Frame 1 (no input): blank canvas, image omitted
Frame 60 (the mouse pressed at the canvas centre just before this capture): blank canvas, image omitted
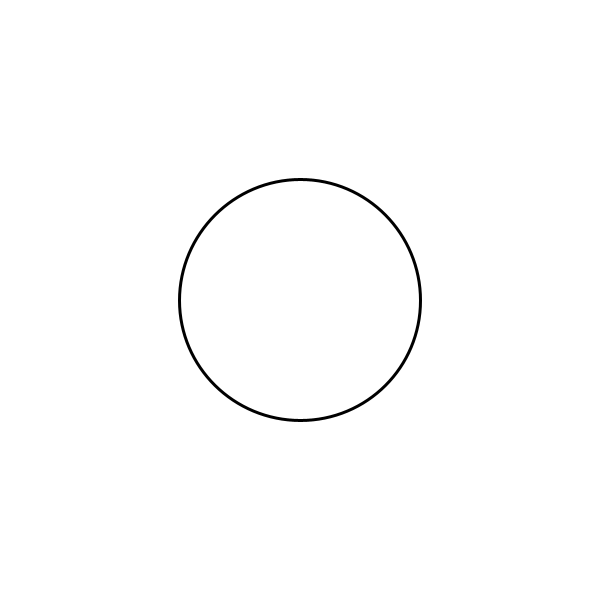
Frame 120 (the mouse held since frame 60 and released just before this capture)

The Processing sketch whose frames 1 and 60 were blank and that drew this single picture after the mouse press (run headless with seeded random() and noise(); from frame 60 on, the mouse is pressed at the canvas centre):

// Processing sketch: sketch_08_000_other
// ── sketch_08_000_other.pde
int NUM = 100; // 描画する円の数を宣言して初期化
float[] x = new float[NUM]; // x座標の配列宣言
float[] y = new float[NUM]; // y座標の配列宣言
float[] ringSize = new float[NUM]; // righSizeの配列宣言
int[] ringColor = new int[NUM]; // 色を保存する配列宣言
int clickNum = 0; // クリック数を管理する変数の宣言と初期化

void setup() {
  size(600, 600); // キャンバスサイズを(600,600)に設定
  frameRate(60); // フレームレートを60に設定
  noFill(); // 塗りつぶしをしない設定
  smooth(); // 円を滑らかに描画する設定
  strokeWeight(3); // 枠線の太さを3に設定
  stroke(#000000);
  for (int i = 0; i < NUM; i++) { // 種々の配列を初期化
    x[i] = 0;
    y[i] = 0;
    ringSize[i] = 0;
  }
}

void draw() {
  background(255); // 背景色を白に設定
  // for文をNUM回繰り返す
  for (int i = 0; i < NUM; i++) {
    // ringSizeのi番目の値が0より大きい場合
    if (ringSize[i] > 0) {
      ringSize[i] += 4; // ringSizeに4を足す
    }
    if (keyPressed) { // キー入力がされたら実行
      if (key == 'r') stroke(#FF0000); // rが押されたら赤に設定
      if (key == 'g') stroke(#00FF00); // gが押されたら緑に設定
      if (key == 'b') stroke(#0000FF); // bが押されたら青に設定
    }
    // 円の描画
    ellipse(x[i], y[i], ringSize[i], ringSize[i]);
  }
}

void mousePressed() { // マウスが押されたら実行
  // ringSize配列のclickNum番目に1を代入
  ringSize[clickNum] = 1;
  x[clickNum] = mouseX; // x配列のclickNum番目にmouseX代入
  y[clickNum] = mouseY; // y配列のclickNum番目にmouseY代入

  clickNum++; // clickNumに1つ足す
  if (clickNum >= NUM) { // clickNumがNUM以上の場合
    clickNum = 0; // clickNumを0にする
  }
}
